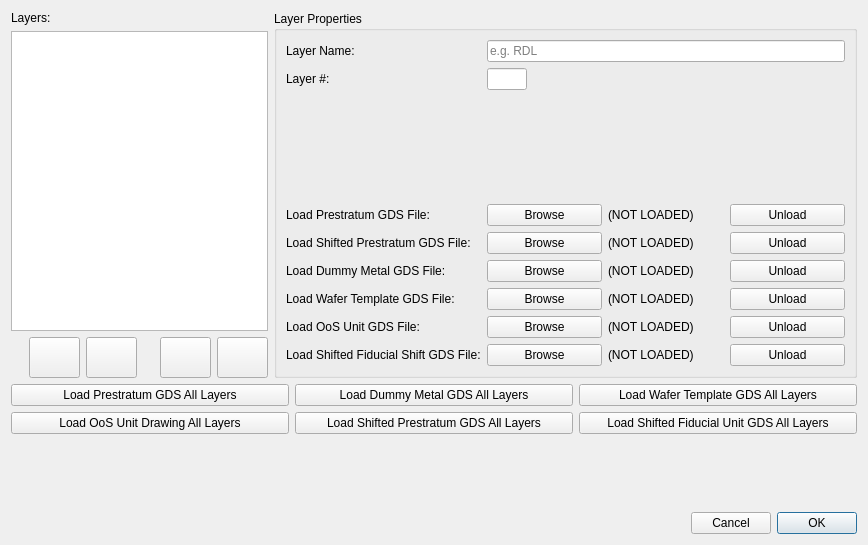
<?xml version="1.0" encoding="UTF-8"?>
<ui version="4.0">
 <class>LayerEditor</class>
 <widget class="QDialog" name="LayerEditor">
  <property name="geometry">
   <rect>
    <x>0</x>
    <y>0</y>
    <width>868</width>
    <height>545</height>
   </rect>
  </property>
  <property name="windowTitle">
   <string>Layer Editor</string>
  </property>
  <property name="modal">
   <bool>false</bool>
  </property>
  <layout class="QVBoxLayout" name="verticalLayout_2">
   <item>
    <layout class="QHBoxLayout" name="horizontalLayout_6">
     <item>
      <layout class="QVBoxLayout" name="verticalLayout">
       <item>
        <widget class="QLabel" name="label">
         <property name="text">
          <string>Layers:</string>
         </property>
        </widget>
       </item>
       <item>
        <widget class="QListWidget" name="lstLayers">
         <property name="minimumSize">
          <size>
           <width>0</width>
           <height>300</height>
          </size>
         </property>
        </widget>
       </item>
       <item>
        <layout class="QHBoxLayout" name="horizontalLayout_3">
         <item>
          <spacer name="horizontalSpacer_3">
           <property name="orientation">
            <enum>Qt::Horizontal</enum>
           </property>
           <property name="sizeHint" stdset="0">
            <size>
             <width>18</width>
             <height>20</height>
            </size>
           </property>
          </spacer>
         </item>
         <item>
          <widget class="QPushButton" name="btnMoveDown">
           <property name="minimumSize">
            <size>
             <width>51</width>
             <height>41</height>
            </size>
           </property>
           <property name="maximumSize">
            <size>
             <width>51</width>
             <height>41</height>
            </size>
           </property>
           <property name="text">
            <string/>
           </property>
           <property name="icon">
            <iconset>
             <normalon>assets/go-down.png</normalon>
            </iconset>
           </property>
          </widget>
         </item>
         <item>
          <widget class="QPushButton" name="btnMoveUp">
           <property name="minimumSize">
            <size>
             <width>51</width>
             <height>41</height>
            </size>
           </property>
           <property name="maximumSize">
            <size>
             <width>51</width>
             <height>41</height>
            </size>
           </property>
           <property name="text">
            <string/>
           </property>
           <property name="icon">
            <iconset>
             <normalon>assets/go-up.png</normalon>
            </iconset>
           </property>
          </widget>
         </item>
         <item>
          <spacer name="horizontalSpacer_5">
           <property name="orientation">
            <enum>Qt::Horizontal</enum>
           </property>
           <property name="sizeHint" stdset="0">
            <size>
             <width>17</width>
             <height>20</height>
            </size>
           </property>
          </spacer>
         </item>
         <item>
          <widget class="QPushButton" name="btnRemove">
           <property name="minimumSize">
            <size>
             <width>51</width>
             <height>41</height>
            </size>
           </property>
           <property name="maximumSize">
            <size>
             <width>51</width>
             <height>41</height>
            </size>
           </property>
           <property name="text">
            <string/>
           </property>
           <property name="icon">
            <iconset>
             <normalon>assets/edit-remove-3.png</normalon>
            </iconset>
           </property>
          </widget>
         </item>
         <item>
          <widget class="QPushButton" name="btnAdd">
           <property name="minimumSize">
            <size>
             <width>51</width>
             <height>41</height>
            </size>
           </property>
           <property name="maximumSize">
            <size>
             <width>51</width>
             <height>41</height>
            </size>
           </property>
           <property name="text">
            <string/>
           </property>
           <property name="icon">
            <iconset>
             <normalon>assets/edit-add-2.png</normalon>
            </iconset>
           </property>
          </widget>
         </item>
        </layout>
       </item>
      </layout>
     </item>
     <item>
      <widget class="QGroupBox" name="grpProps">
       <property name="enabled">
        <bool>true</bool>
       </property>
       <property name="sizePolicy">
        <sizepolicy hsizetype="Preferred" vsizetype="Preferred">
         <horstretch>2</horstretch>
         <verstretch>0</verstretch>
        </sizepolicy>
       </property>
       <property name="title">
        <string>Layer Properties</string>
       </property>
       <layout class="QFormLayout" name="formLayout">
        <item row="0" column="0">
         <widget class="QLabel" name="label_4">
          <property name="text">
           <string>Layer Name:</string>
          </property>
         </widget>
        </item>
        <item row="0" column="1">
         <widget class="QLineEdit" name="txtLayerName">
          <property name="placeholderText">
           <string>e.g. RDL</string>
          </property>
         </widget>
        </item>
        <item row="1" column="0">
         <widget class="QLabel" name="label_5">
          <property name="text">
           <string>Layer #:</string>
          </property>
         </widget>
        </item>
        <item row="1" column="1">
         <widget class="QLineEdit" name="txtLayerNumber">
          <property name="minimumSize">
           <size>
            <width>40</width>
            <height>0</height>
           </size>
          </property>
          <property name="maximumSize">
           <size>
            <width>40</width>
            <height>16777215</height>
           </size>
          </property>
         </widget>
        </item>
        <item row="2" column="1">
         <spacer name="verticalSpacer">
          <property name="orientation">
           <enum>Qt::Vertical</enum>
          </property>
          <property name="sizeHint" stdset="0">
           <size>
            <width>20</width>
            <height>40</height>
           </size>
          </property>
         </spacer>
        </item>
        <item row="3" column="0">
         <widget class="QLabel" name="lbl2">
          <property name="text">
           <string>Load Prestratum GDS File:</string>
          </property>
         </widget>
        </item>
        <item row="3" column="1">
         <layout class="QHBoxLayout" name="horizontalLayout">
          <item>
           <widget class="QPushButton" name="btnLoad">
            <property name="text">
             <string>Browse</string>
            </property>
           </widget>
          </item>
          <item>
           <widget class="QLabel" name="lblLoad">
            <property name="text">
             <string>(NOT LOADED)</string>
            </property>
           </widget>
          </item>
          <item>
           <widget class="QPushButton" name="btnUnloadPrestratum">
            <property name="text">
             <string>Unload</string>
            </property>
           </widget>
          </item>
         </layout>
        </item>
        <item row="4" column="0">
         <widget class="QLabel" name="lbl2_5">
          <property name="text">
           <string>Load Shifted Prestratum GDS File:</string>
          </property>
         </widget>
        </item>
        <item row="4" column="1">
         <layout class="QHBoxLayout" name="horizontalLayout_4">
          <item>
           <widget class="QPushButton" name="btnLoadShiftedPrestratumGDS">
            <property name="text">
             <string>Browse</string>
            </property>
           </widget>
          </item>
          <item>
           <widget class="QLabel" name="lblLoadShiftedPrestratumGDS">
            <property name="text">
             <string>(NOT LOADED)</string>
            </property>
           </widget>
          </item>
          <item>
           <widget class="QPushButton" name="btnUnloadShiftedPrestratum">
            <property name="text">
             <string>Unload</string>
            </property>
           </widget>
          </item>
         </layout>
        </item>
        <item row="5" column="0">
         <widget class="QLabel" name="lbl2_2">
          <property name="text">
           <string>Load Dummy Metal GDS File:</string>
          </property>
         </widget>
        </item>
        <item row="5" column="1">
         <layout class="QHBoxLayout" name="horizontalLayout_5">
          <item>
           <widget class="QPushButton" name="btnLoadDummy">
            <property name="text">
             <string>Browse</string>
            </property>
           </widget>
          </item>
          <item>
           <widget class="QLabel" name="lblLoadDummy">
            <property name="text">
             <string>(NOT LOADED)</string>
            </property>
           </widget>
          </item>
          <item>
           <widget class="QPushButton" name="btnUnloadDummyMetal">
            <property name="text">
             <string>Unload</string>
            </property>
           </widget>
          </item>
         </layout>
        </item>
        <item row="6" column="0">
         <widget class="QLabel" name="lbl2_3">
          <property name="text">
           <string>Load Wafer Template GDS File:</string>
          </property>
         </widget>
        </item>
        <item row="6" column="1">
         <layout class="QHBoxLayout" name="horizontalLayout_7">
          <item>
           <widget class="QPushButton" name="btnLoadTemplate">
            <property name="text">
             <string>Browse</string>
            </property>
           </widget>
          </item>
          <item>
           <widget class="QLabel" name="lblLoadTemplate">
            <property name="text">
             <string>(NOT LOADED)</string>
            </property>
           </widget>
          </item>
          <item>
           <widget class="QPushButton" name="btnUnloadWaferTemplate">
            <property name="text">
             <string>Unload</string>
            </property>
           </widget>
          </item>
         </layout>
        </item>
        <item row="7" column="0">
         <widget class="QLabel" name="lbl2_4">
          <property name="text">
           <string>Load OoS Unit GDS File:</string>
          </property>
         </widget>
        </item>
        <item row="7" column="1">
         <layout class="QHBoxLayout" name="horizontalLayout_8">
          <item>
           <widget class="QPushButton" name="btnLoadOOSUnitDrawing">
            <property name="text">
             <string>Browse</string>
            </property>
           </widget>
          </item>
          <item>
           <widget class="QLabel" name="lblLoadOOSUnit">
            <property name="text">
             <string>(NOT LOADED)</string>
            </property>
           </widget>
          </item>
          <item>
           <widget class="QPushButton" name="btnUnloadOoSUnit">
            <property name="text">
             <string>Unload</string>
            </property>
           </widget>
          </item>
         </layout>
        </item>
        <item row="8" column="0">
         <widget class="QLabel" name="lbl2_6">
          <property name="text">
           <string>Load Shifted Fiducial Shift GDS File:</string>
          </property>
         </widget>
        </item>
        <item row="8" column="1">
         <layout class="QHBoxLayout" name="horizontalLayout_9">
          <item>
           <widget class="QPushButton" name="btnLoadFiducialUnitGDS">
            <property name="text">
             <string>Browse</string>
            </property>
           </widget>
          </item>
          <item>
           <widget class="QLabel" name="lblLoadFiducialUnitGDS">
            <property name="text">
             <string>(NOT LOADED)</string>
            </property>
           </widget>
          </item>
          <item>
           <widget class="QPushButton" name="btnUnloadFiducialUnit">
            <property name="text">
             <string>Unload</string>
            </property>
           </widget>
          </item>
         </layout>
        </item>
       </layout>
      </widget>
     </item>
    </layout>
   </item>
   <item>
    <layout class="QGridLayout" name="gridLayout">
     <item row="0" column="0">
      <widget class="QPushButton" name="btnLoadAllPrestratum">
       <property name="text">
        <string>Load Prestratum GDS All Layers</string>
       </property>
      </widget>
     </item>
     <item row="0" column="1">
      <widget class="QPushButton" name="btnLoadAllDummy">
       <property name="text">
        <string>Load Dummy Metal GDS All Layers</string>
       </property>
      </widget>
     </item>
     <item row="0" column="2">
      <widget class="QPushButton" name="btnLoadAllWaferTemplate">
       <property name="text">
        <string>Load Wafer Template GDS All Layers</string>
       </property>
      </widget>
     </item>
     <item row="1" column="0">
      <widget class="QPushButton" name="btnLoadAllOOSUnitDrawing">
       <property name="text">
        <string>Load OoS Unit Drawing All Layers</string>
       </property>
      </widget>
     </item>
     <item row="1" column="1">
      <widget class="QPushButton" name="btnLoadShiftedPrestratumAllLayers">
       <property name="text">
        <string>Load Shifted Prestratum GDS All Layers</string>
       </property>
      </widget>
     </item>
     <item row="1" column="2">
      <widget class="QPushButton" name="btnLoadFiducialUnitGDSAllLayers">
       <property name="text">
        <string>Load Shifted Fiducial Unit GDS All Layers</string>
       </property>
      </widget>
     </item>
    </layout>
   </item>
   <item>
    <spacer name="verticalSpacer_2">
     <property name="orientation">
      <enum>Qt::Vertical</enum>
     </property>
     <property name="sizeHint" stdset="0">
      <size>
       <width>20</width>
       <height>105</height>
      </size>
     </property>
    </spacer>
   </item>
   <item>
    <layout class="QHBoxLayout" name="horizontalLayout_2" stretch="0,0,0">
     <property name="sizeConstraint">
      <enum>QLayout::SetDefaultConstraint</enum>
     </property>
     <item>
      <spacer name="horizontalSpacer_2">
       <property name="orientation">
        <enum>Qt::Horizontal</enum>
       </property>
       <property name="sizeHint" stdset="0">
        <size>
         <width>40</width>
         <height>20</height>
        </size>
       </property>
      </spacer>
     </item>
     <item>
      <widget class="QPushButton" name="btnCancel">
       <property name="text">
        <string>Cancel</string>
       </property>
      </widget>
     </item>
     <item>
      <widget class="QPushButton" name="btnOK">
       <property name="text">
        <string>OK</string>
       </property>
       <property name="default">
        <bool>true</bool>
       </property>
      </widget>
     </item>
    </layout>
   </item>
  </layout>
  <zorder></zorder>
  <zorder>verticalSpacer_2</zorder>
  <zorder></zorder>
 </widget>
 <resources/>
 <connections/>
</ui>
